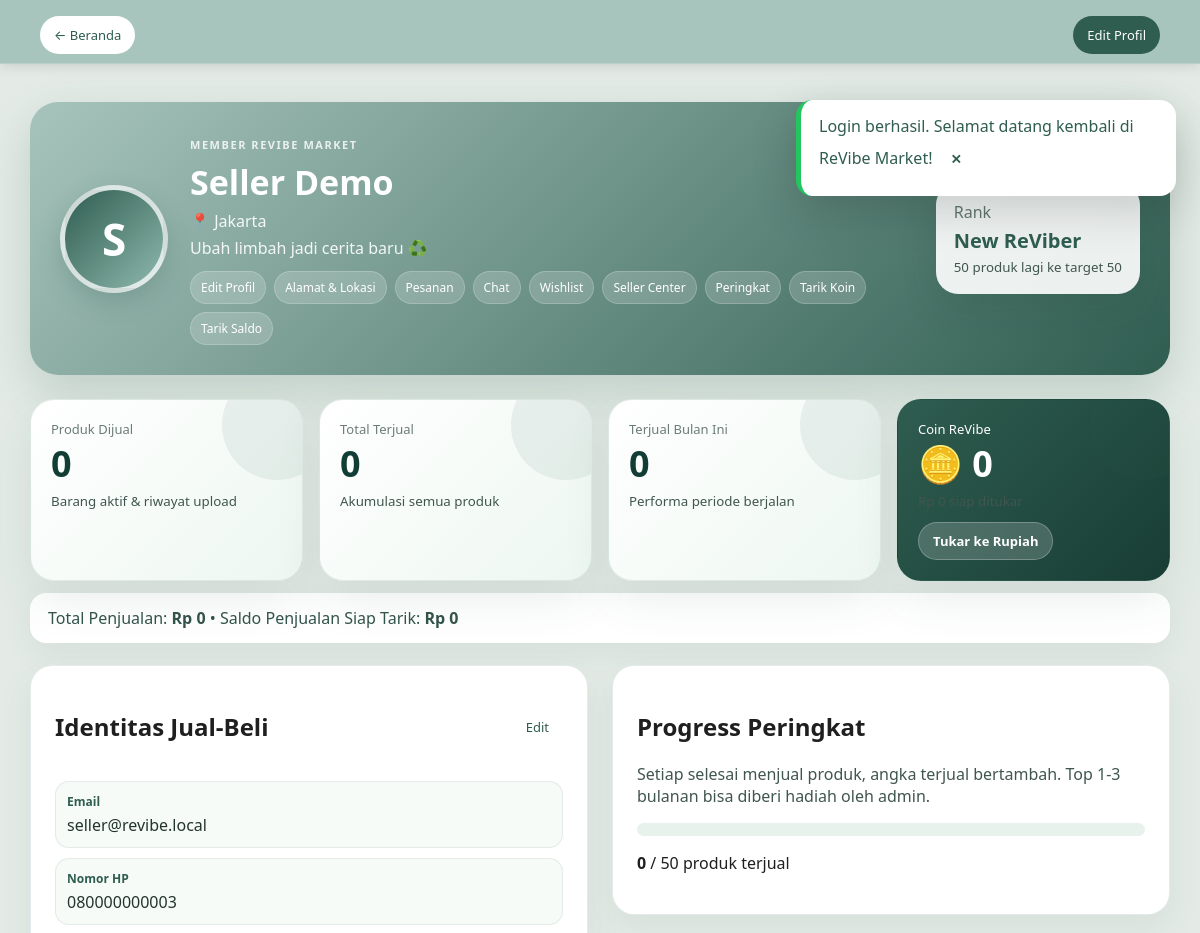
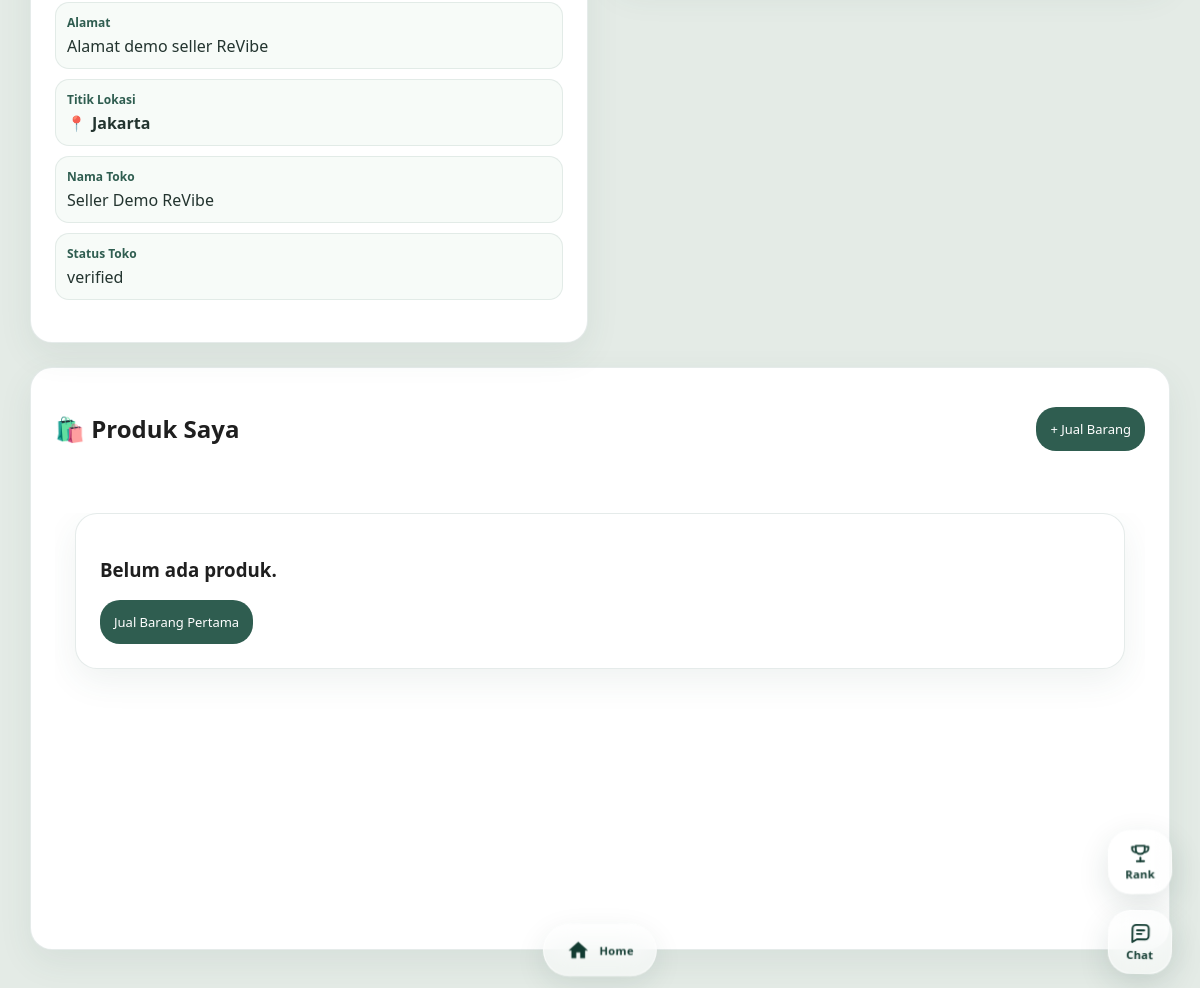
The app's page /pages/profile.php (signed in) with its own data (2 pictures, top to bottom).
### tables this page shows
CREATE TABLE users (
  id INT NOT NULL AUTO_INCREMENT,
  first_name VARCHAR(100) NOT NULL,
  last_name VARCHAR(100) NOT NULL,
  email VARCHAR(150) NOT NULL,
  phone VARCHAR(30) DEFAULT NULL,
  birthdate DATE DEFAULT NULL,
  password VARCHAR(255) NOT NULL,
  address TEXT DEFAULT NULL,
  profile_photo VARCHAR(255) DEFAULT NULL,
  latitude DECIMAL(10,7) DEFAULT NULL,
  longitude DECIMAL(10,7) DEFAULT NULL,
  city VARCHAR(100) DEFAULT NULL,
  address_region TEXT DEFAULT NULL,
  street_address TEXT DEFAULT NULL,
  address_detail VARCHAR(255) DEFAULT NULL,
  address_label VARCHAR(50) DEFAULT 'Rumah',
  is_main_address TINYINT(1) DEFAULT 1,
  is_store_address TINYINT(1) DEFAULT 1,
  is_return_address TINYINT(1) DEFAULT 0,
  bio TEXT DEFAULT NULL,
  coins INT DEFAULT 0,
  role ENUM('user','admin') DEFAULT 'user',
  email_verified TINYINT(1) DEFAULT 1,
  phone_verified TINYINT(1) DEFAULT 1,
  email_verified_at DATETIME DEFAULT CURRENT_TIMESTAMP,
  phone_verified_at DATETIME DEFAULT CURRENT_TIMESTAMP,
  notify_email_enabled TINYINT(1) DEFAULT 0,
  notify_whatsapp_enabled TINYINT(1) DEFAULT 0,
  account_status VARCHAR(40) DEFAULT 'active',
  status ENUM('active','blocked') DEFAULT 'active',
  reset_token VARCHAR(255) DEFAULT NULL,
  reset_expires DATETIME DEFAULT NULL,
  last_login DATETIME DEFAULT NULL,
  login_attempts INT DEFAULT 0,
  created_at TIMESTAMP NOT NULL DEFAULT CURRENT_TIMESTAMP,
  updated_at TIMESTAMP NOT NULL DEFAULT CURRENT_TIMESTAMP ON UPDATE CURRENT_TIMESTAMP,
  PRIMARY KEY (id),
  UNIQUE KEY uniq_users_email (email)
);

CREATE TABLE sellers (
  id INT NOT NULL AUTO_INCREMENT,
  user_id INT NOT NULL,
  store_name VARCHAR(150) NOT NULL,
  store_description TEXT DEFAULT NULL,
  verification_status ENUM('pending','verified','rejected') DEFAULT 'verified',
  rating DECIMAL(3,2) DEFAULT 0.00,
  created_at TIMESTAMP NOT NULL DEFAULT CURRENT_TIMESTAMP,
  updated_at TIMESTAMP NOT NULL DEFAULT CURRENT_TIMESTAMP ON UPDATE CURRENT_TIMESTAMP,
  PRIMARY KEY (id),
  UNIQUE KEY uniq_sellers_user (user_id)
);

### pages/profile.php (the view, shortened to what this page needs)
<?php
include '../config/db.php';
$user_id = (int)$_SESSION['user_id'];
$user = mysqli_fetch_assoc(mysqli_query($conn, "SELECT * FROM users WHERE id = $user_id"));
ensure_seller_profile($conn,$user_id);
$seller = db_table_exists($conn,'sellers') ? mysqli_fetch_assoc(mysqli_query($conn,"SELECT * FROM sellers WHERE user_id=$user_id LIMIT 1")) : null;
$stats = mysqli_fetch_assoc(mysqli_query($conn, "
    SELECT COUNT(*) as total_products,
           COALESCE(SUM(sold), 0) as total_sold,
           COALESCE(SUM(price * sold), 0) as total_earned
    FROM products WHERE user_id = $user_id
"));
$monthlyQ=mysqli_query($conn,"SELECT COALESCE(SUM(qty),0) total FROM orders WHERE seller_id=$user_id AND status='completed' AND DATE_FORMAT(completed_at,'%Y-%m')=DATE_FORMAT(CURDATE(),'%Y-%m')");
$monthlySold=(int)(mysqli_fetch_assoc($monthlyQ)['total'] ?? 0);
$coins = get_coin_balance($conn, $user_id);
$sellerBalance = revibe_seller_balance($conn, $user_id);
$totalSold=(int)($stats['total_sold'] ?? 0);
$rank=seller_rank_label($totalSold);
$next=seller_next_rank_target($totalSold);
?>
<!DOCTYPE html>
<html><head><link rel="stylesheet" href="../assets/css/style.css"><link rel="stylesheet" href="../assets/css/loader.css?v=25">
</head>
<body>
<div class="navbar"><a href="../index.php" class="btn">← Beranda</a><a href="edit_profile.php" class="btn primary">Edit Profil</a></div>
<?php if(isset($_SESSION['success'])): ?><div class="rv-toast success"><?= e($_SESSION['success']); unset($_SESSION['success']); ?><button onclick="this.parentElement.remove()">✕</button></div><?php endif; ?>
<div class="profile-container revibe-profile-page">
    <div class="profile-hero-card">
        <?php if(!empty($user['profile_photo'])): ?>
            <img class="profile-hero-photo" src="<?= e(revibe_public_file_url($user['profile_photo'], 'profile')) ?>" alt="Foto Profil">
        <?php else: ?>
            <div class="avatar-letter huge"><?= e(strtoupper(substr($user['first_name'] ?? 'R',0,1))) ?></div>
        <?php endif; ?>
        <div class="profile-hero-info">
            <span class="eyebrow">Member ReVibe Market</span>
            <h1><?= e($user['first_name'] . ' ' . $user['last_name']) ?></h1>
            <p>📍 <?= e($user['city'] ?? $user['address'] ?? 'Lokasi belum diisi') ?></p>
            <p><?= !empty($user['bio']) ? e($user['bio']) : 'Ubah limbah jadi cerita baru ♻️' ?></p>
            <div class="quick-links profile-page-links">
                <a href="edit_profile.php">Edit Profil</a>
                <a href="edit_profile.php#alamat">Alamat & Lokasi</a>
                <a href="buyer_orders.php">Pesanan</a>
                <a href="messages.php">Chat</a>
                <a href="wishlist.php">Wishlist</a>
                <a href="seller_center.php">Seller Center</a>
                <a href="rankings.php">Peringkat</a>
                <a href="withdraw.php">Tarik Koin</a>
                <a href="seller_balance.php">Tarik Saldo</a>
            </div>
        </div>
        <div class="rank-card-mini profile-rank"><span>Rank</span><strong><?= e($rank) ?></strong><small><?= $next ? ((int)$next-$totalSold).' produk lagi ke target '.$next : 'Rank tertinggi tercapai' ?></small></div>
    </div>
    <div class="profile-kpi-grid">
        <div class="profile-kpi-card"><span>Produk Dijual</span><strong><?= (int)$stats['total_products'] ?></strong><small>Barang aktif & riwayat upload</small></div>
        <div class="profile-kpi-card"><span>Total Terjual</span><strong><?= $totalSold ?></strong><small>Akumulasi semua produk</small></div>
        <div class="profile-kpi-card"><span>Terjual Bulan Ini</span><strong><?= $monthlySold ?></strong><small>Performa periode berjalan</small></div>
        <div class="profile-kpi-card coin"><span>Coin ReVibe</span><strong>🪙 <?= number_format($coins) ?></strong><small><?= money($coins) ?> siap ditukar</small><a href="withdraw.php" class="coin-exchange-mini-btn">Tukar ke Rupiah</a></div>
    </div>
    <div class="profile-compact-revenue">Total Penjualan: <strong><?= money($stats['total_earned']) ?></strong> • Saldo Penjualan Siap Tarik: <strong><?= money($sellerBalance) ?></strong></div>
    <div class="dashboard-grid">
        <section class="panel-card"><div class="panel-title"><h2>Identitas Jual-Beli</h2><a href="edit_profile.php" class="btn">Edit</a></div>
            <div class="detail-specs profile-specs"><div><strong>Email</strong><span><?= e($user['email']) ?></span></div><div><strong>Nomor HP</strong><span><?= e($user['phone'] ?? '-') ?></span></div><div><strong>Alamat</strong><span><?= e(revibe_user_full_address($user) ?: 'Belum diatur') ?></span></div><div><strong>Titik Lokasi</strong><span class="revibe-coord-name" data-lat="<?= e($user['latitude'] ?? '') ?>" data-lng="<?= e($user['longitude'] ?? '') ?>" data-fallback="<?= e(revibe_user_region($user) ?: revibe_user_full_address($user) ?: 'Titik lokasi belum dipilih') ?>"><?= e(revibe_user_region($user) ?: 'Mencari nama lokasi...') ?></span></div><div><strong>Nama Toko</strong><span><?= e($seller['store_name'] ?? '-') ?></span></div><div><strong>Status Toko</strong><span><?= e($seller['verification_status'] ?? 'verified') ?></span></div></div>
        </section>
        <section class="panel-card"><h2>Progress Peringkat</h2><p class="muted">Setiap selesai menjual produk, angka terjual bertambah. Top 1-3 bulanan bisa diberi hadiah oleh admin.</p><div class="rank-progress"><div style="width:<?= $next ? min(100, round(($totalSold/$next)*100)) : 100 ?>%"></div></div><p><strong><?= $totalSold ?></strong><?= $next ? ' / '.$next : '+' ?> produk terjual</p></section>
    </div>
    <div class="panel-card" style="margin-top:24px;"><div class="panel-title"><h2>🛍️ Produk Saya</h2><a href="sell.php" class="btn primary">+ Jual Barang</a></div>
    <div class="product-container compact-grid profile-product-grid">
        <?php
        $q = mysqli_query($conn, "SELECT * FROM products WHERE user_id = $user_id ORDER BY id DESC");
        if(!$q || mysqli_num_rows($q) == 0){ echo "<div class='empty-state'><h3>Belum ada produk.</h3><a href='sell.php' class='btn primary'>Jual Barang Pertama</a></div>"; }
        ?>
    </div></div>
</div>
</body></html>

### records on screen
users: first_name "S", first_name+last_name "Seller Demo", city "Jakarta", email "seller@revibe.local", phone "080000000003", address "Alamat demo seller ReVibe"
sellers: store_name "Seller Demo ReVibe", verification_status "verified"

### other values on screen
$_SESSION['success'] "Login berhasil. Selamat datang kembali di ReVibe Market!"
$rank "New ReViber"
$next "50"
$stats['total_products'] "0"
$totalSold "0"
$monthlySold "0"
$coins "0"
money($stats['total_earned']) "Rp 0"
money($sellerBalance) "Rp 0"
